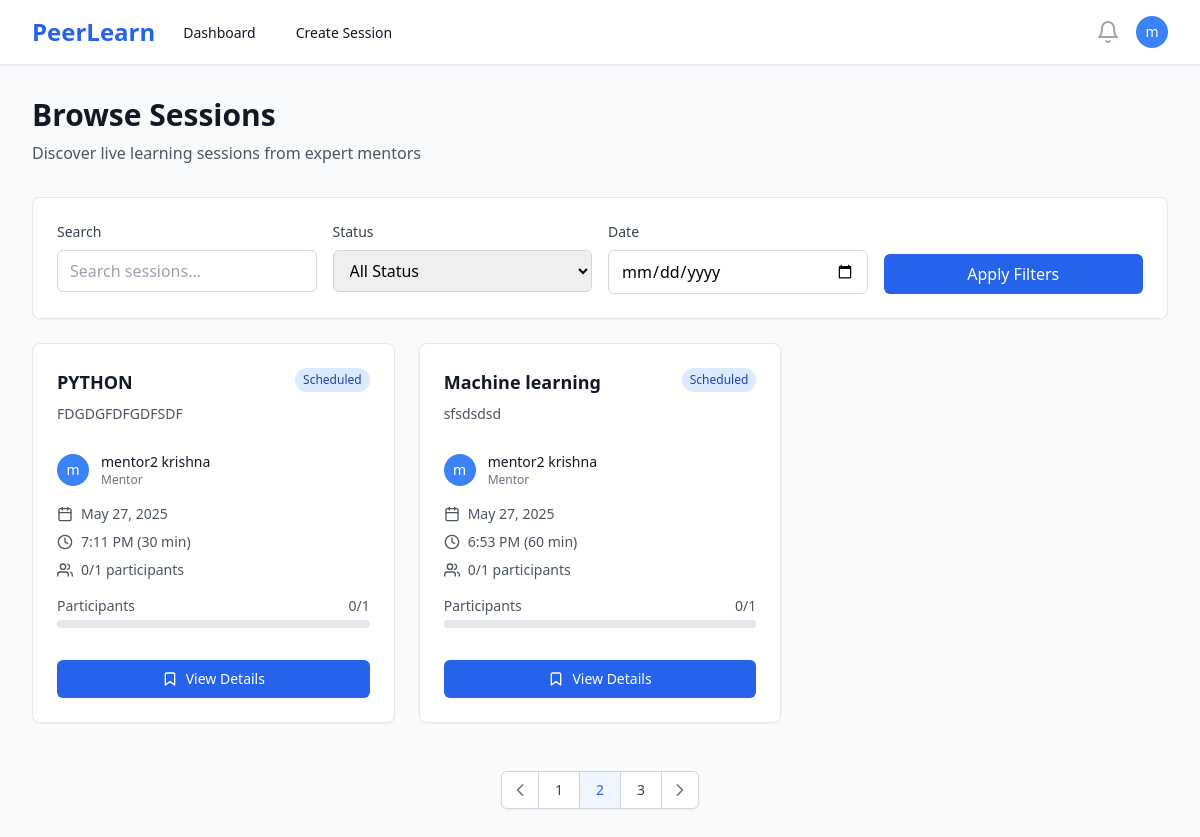
Page /sessions/ (signed in) on the earlier database version.
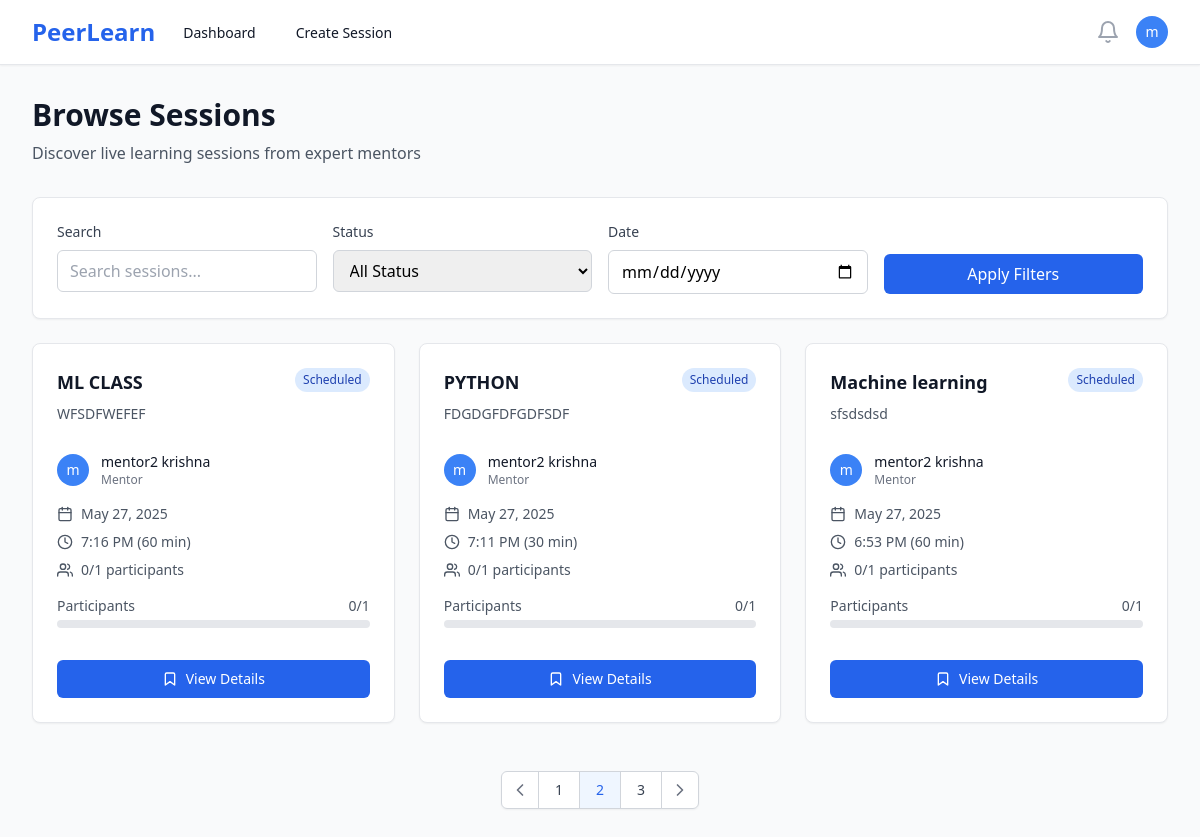
Same page on the later database version.
### users/models.py (models this page shows, shortened)
class User(AbstractUser):
    ROLE_CHOICES = [
        ('mentor', 'Mentor'),
        ('learner', 'Learner'),
    ]
    id = models.UUIDField(primary_key=True, default=uuid.uuid4, editable=False)
    role = models.CharField(max_length=10, choices=ROLE_CHOICES, default='learner')
    bio = models.TextField(blank=True, null=True)
    skills = models.CharField(max_length=500, blank=True, help_text="Comma-separated skills for recommendation matching")
    interests = models.CharField(max_length=500, blank=True, help_text="Learning interests for AI recommendations")
    domain = models.CharField(max_length=100, blank=True, help_text="Learning domain/field")
    expertise = models.CharField(max_length=100, blank=True, help_text="Primary domain/area of expertise")
    career_goals = models.TextField(blank=True, help_text="Career aspirations for AI guidance")
    profile_image = models.ImageField(upload_to='profiles/', blank=True, null=True)
    created_at = models.DateTimeField(auto_now_add=True)
    location = models.CharField(max_length=100, blank=True)
    website = models.URLField(blank=True)
    social_links = models.JSONField(default=dict, blank=True)  # Store LinkedIn, Twitter, etc.
    is_verified = models.BooleanField(default=False)
    privacy_settings = models.JSONField(default=dict, blank=True)  # Profile visibility settings
    updated_at = models.DateTimeField(auto_now=True)
    @property
    def is_mentor(self):
        return self.role == 'mentor'

### sessions/models.py (models this page shows, shortened)
class Session(models.Model):
    STATUS_CHOICES = [
        ('draft', 'Draft'),
        ('scheduled', 'Scheduled'),
        ('live', 'Live'),
        ('completed', 'Completed'),
        ('cancelled', 'Cancelled'),
    ]
    CATEGORY_CHOICES = [
        ('programming', 'Programming & Development'),
        ('data-science', 'Data Science & Analytics'),
        ('web-development', 'Web Development'),
        ('mobile-development', 'Mobile Development'),
        ('ai-ml', 'AI & Machine Learning'),
        ('design', 'UI/UX Design'),
        ('business', 'Business & Marketing'),
        ('language', 'Language Learning'),
        ('music', 'Music & Arts'),
        ('fitness', 'Health & Fitness'),
        ('other', 'Other'),
    ]
    id = models.UUIDField(primary_key=True, default=uuid.uuid4, editable=False)
    mentor = models.ForeignKey(User, on_delete=models.CASCADE, related_name='mentor_sessions')
    title = models.CharField(max_length=200)
    description = models.TextField()
    thumbnail = models.ImageField(upload_to='session_thumbnails/', blank=True, null=True, help_text="Session cover image")
    category = models.CharField(max_length=50, choices=CATEGORY_CHOICES, blank=True, help_text="Session category for recommendations")
    skills = models.TextField(blank=True, help_text="Comma-separated skills for ML matching")
    price = models.DecimalField(max_digits=8, decimal_places=2, null=True, blank=True, help_text="Price in INR, null for free sessions")
    schedule = models.DateTimeField()
    duration = models.IntegerField(help_text="Duration in minutes")
    max_participants = models.IntegerField(default=10)
    status = models.CharField(max_length=20, choices=STATUS_CHOICES, default='draft')
    created_at = models.DateTimeField(auto_now_add=True)
    updated_at = models.DateTimeField(auto_now=True)
    class Meta:
        ordering = ['-schedule']
    @property
    def current_participants(self):
        return self.bookings.filter(status='confirmed').count()
    @property
    def is_full(self):
        return self.current_participants >= self.max_participants

### sessions/views.py (the view)
# urls.py: path('', views.session_list, name='session_list'),
@login_required
def session_list(request):
    sessions = Session.objects.filter(
        status='scheduled',
        schedule__gt=timezone.now()
    ).select_related('mentor')
    return render(request, 'sessions/list.html', {'sessions': sessions})

### templates/sessions/list.html (shortened to what this page needs)
{% extends 'base.html' %}
{% block content %}
<div class="max-w-7xl mx-auto px-4 sm:px-6 lg:px-8 py-8">
    <div class="mb-8">
        <h1 class="text-3xl font-bold text-gray-900">Browse Sessions</h1>
        <p class="mt-2 text-gray-600">Discover live learning sessions from expert mentors</p>
    </div>
    <div class="bg-white rounded-lg shadow-sm border border-gray-200 p-6 mb-6">
        <div class="grid grid-cols-1 md:grid-cols-4 gap-4">
            <div>
                <label class="block text-sm font-medium text-gray-700 mb-2">Search</label>
                <input type="text"
                       placeholder="Search sessions..."
                       class="w-full px-3 py-2 border border-gray-300 rounded-md focus:ring-blue-500 focus:border-blue-500">
            </div>
            <div>
                <label class="block text-sm font-medium text-gray-700 mb-2">Status</label>
                <select class="w-full px-3 py-2 border border-gray-300 rounded-md focus:ring-blue-500 focus:border-blue-500">
                    <option value="">All Status</option>
                </select>
            </div>
            <div>
                <label class="block text-sm font-medium text-gray-700 mb-2">Date</label>
                <input type="date"
                       class="w-full px-3 py-2 border border-gray-300 rounded-md focus:ring-blue-500 focus:border-blue-500">
            </div>
            <div class="flex items-end">
                <button class="w-full px-4 py-2 bg-blue-600 text-white rounded-md hover:bg-blue-700 focus:outline-none focus:ring-2 focus:ring-offset-2 focus:ring-blue-500">
                    Apply Filters
                </button>
            </div>
        </div>
    </div>
    {% if sessions %}
    <div class="grid grid-cols-1 md:grid-cols-2 lg:grid-cols-3 gap-6">
        {% for session in sessions %}
        <div class="bg-white rounded-lg shadow-sm border border-gray-200 hover:shadow-md transition-shadow">
            <div class="p-6">
                <div class="flex items-start justify-between mb-4">
                    <div class="flex-1">
                        <h3 class="text-lg font-semibold text-gray-900 mb-2">
                            <a href="{% url 'session_detail' session.id %}" class="hover:text-blue-600">
                                {{ session.title }}
                            </a>
                        </h3>
                        <p class="text-sm text-gray-600 mb-3">{{ session.description|truncatewords:15 }}</p>
                    </div>
                    <span class="px-2 py-1 text-xs font-medium rounded-full flex-shrink-0
                                {% if session.status == 'scheduled' %}bg-blue-100 text-blue-800
                                {% elif session.status == 'live' %}bg-green-100 text-green-800
                                {% elif session.status == 'completed' %}bg-gray-100 text-gray-800
                                {% elif session.status == 'cancelled' %}bg-red-100 text-red-800
                                {% else %}bg-yellow-100 text-yellow-800{% endif %}">
                        {{ session.status|title }}
                    </span>
                </div>
                <div class="flex items-center mb-4">
                    {% if session.mentor.profile_image %}
                        <img class="h-8 w-8 rounded-full" src="{{ session.mentor.profile_image.url }}" alt="">
                    {% else %}
                        <div class="h-8 w-8 rounded-full bg-blue-500 flex items-center justify-center">
                            <span class="text-white text-sm font-medium">{{ session.mentor.first_name|first|default:session.mentor.username|first }}</span>
                        </div>
                    {% endif %}
                    <div class="ml-3">
                        <p class="text-sm font-medium text-gray-900">{{ session.mentor.get_full_name|default:session.mentor.username }}</p>
                        <p class="text-xs text-gray-500">Mentor</p>
                    </div>
                </div>
                <div class="space-y-2 text-sm text-gray-600 mb-4">
                    <div class="flex items-center">
                        <i data-feather="calendar" class="h-4 w-4 mr-2"></i>
                        {{ session.schedule|date:"M j, Y" }}
                    </div>
                    <div class="flex items-center">
                        <i data-feather="clock" class="h-4 w-4 mr-2"></i>
                        {{ session.schedule|time:"g:i A" }} ({{ session.duration }} min)
                    </div>
                    <div class="flex items-center">
                        <i data-feather="users" class="h-4 w-4 mr-2"></i>
                        {{ session.current_participants }}/{{ session.max_participants }} participants
                    </div>
                </div>
                <div class="mb-4">
                    <div class="flex justify-between text-sm text-gray-600 mb-1">
                        <span>Participants</span>
                        <span>{{ session.current_participants }}/{{ session.max_participants }}</span>
                    </div>
                    <div class="w-full bg-gray-200 rounded-full h-2">
                    </div>
                </div>
                <div class="pt-4">
                    {% if user.is_authenticated %}
                        {% if session.status == 'live' %}
                            <a href="{% url 'session_detail' session.id %}"
                               class="w-full inline-flex items-center justify-center px-4 py-2 border border-transparent text-sm font-medium rounded-md text-white bg-green-600 hover:bg-green-700">
                                <i data-feather="video" class="h-4 w-4 mr-2"></i>
                                Join Live Session
                            </a>
                        {% elif session.status == 'scheduled' %}
                            {% if session.is_full %}
                                <button disabled
                                        class="w-full inline-flex items-center justify-center px-4 py-2 border border-gray-300 text-sm font-medium rounded-md text-gray-500 bg-gray-100 cursor-not-allowed">
                                    <i data-feather="users" class="h-4 w-4 mr-2"></i>
                                    Session Full
                                </button>
                            {% else %}
                                <a href="{% url 'session_detail' session.id %}"
                                   class="w-full inline-flex items-center justify-center px-4 py-2 border border-transparent text-sm font-medium rounded-md text-white bg-blue-600 hover:bg-blue-700">
                                    <i data-feather="bookmark" class="h-4 w-4 mr-2"></i>
                                    View Details
                                </a>
                            {% endif %}
                        {% else %}
                            <a href="{% url 'session_detail' session.id %}"
                               class="w-full inline-flex items-center justify-center px-4 py-2 border border-gray-300 text-sm font-medium rounded-md text-gray-700 bg-white hover:bg-gray-50">
                                <i data-feather="eye" class="h-4 w-4 mr-2"></i>
                                View Details
                            </a>
                        {% endif %}
                    {% else %}
                        <a href="{% url 'login' %}"
                           class="w-full inline-flex items-center justify-center px-4 py-2 border border-transparent text-sm font-medium rounded-md text-white bg-blue-600 hover:bg-blue-700">
                            Login to Book
                        </a>
                    {% endif %}
                </div>
            </div>
        </div>
        {% endfor %}
    </div>
    <div class="mt-12 flex justify-center">
        <nav class="relative z-0 inline-flex rounded-md shadow-sm -space-x-px" aria-label="Pagination">
            <a href="#" class="relative inline-flex items-center px-2 py-2 rounded-l-md border border-gray-300 bg-white text-sm font-medium text-gray-500 hover:bg-gray-50">
                <i data-feather="chevron-left" class="h-5 w-5"></i>
            </a>
            <a href="#" class="relative inline-flex items-center px-4 py-2 border border-gray-300 bg-white text-sm font-medium text-gray-700 hover:bg-gray-50">
                1
            </a>
            <a href="#" class="relative inline-flex items-center px-4 py-2 border border-gray-300 bg-blue-50 text-sm font-medium text-blue-600">
                2
            </a>
            <a href="#" class="relative inline-flex items-center px-4 py-2 border border-gray-300 bg-white text-sm font-medium text-gray-700 hover:bg-gray-50">
                3
            </a>
            <a href="#" class="relative inline-flex items-center px-2 py-2 rounded-r-md border border-gray-300 bg-white text-sm font-medium text-gray-500 hover:bg-gray-50">
                <i data-feather="chevron-right" class="h-5 w-5"></i>
            </a>
        </nav>
    </div>
    {% endif %}
</div>
{% endblock %}

### templates/base.html (shortened to what this page needs)
<!DOCTYPE html>
<html lang="en" class="h-full bg-gray-50">
<head>
    <script src="https://cdn.tailwindcss.com"></script>
</head>
<body class="h-full">
    {% if user.is_authenticated %}
    <nav class="bg-white shadow-sm border-b border-gray-200" x-data="{ mobileMenuOpen: false }">
        <div class="max-w-7xl mx-auto px-4 sm:px-6 lg:px-8">
            <div class="flex justify-between h-16">
                <div class="flex">
                    <div class="flex-shrink-0 flex items-center">
                        <a href="{% url 'landing' %}" class="text-2xl font-bold text-blue-600">PeerLearn</a>
                    </div>
                    <div class="hidden sm:ml-6 sm:flex sm:space-x-8">
                        {% if user.is_mentor %}
                            <a href="{% url 'mentor_dashboard' %}" class="border-transparent text-gray-900 hover:text-blue-600 inline-flex items-center px-1 pt-1 border-b-2 text-sm font-medium">
                                Dashboard
                            </a>
                            <a href="{% url 'create_session' %}" class="border-transparent text-gray-900 hover:text-blue-600 inline-flex items-center px-1 pt-1 border-b-2 text-sm font-medium">
                                Create Session
                            </a>
                        {% endif %}
                    </div>
                </div>
                <div class="hidden sm:ml-6 sm:flex sm:items-center">
                    <button type="button" class="bg-white p-1 rounded-full text-gray-400 hover:text-gray-500 focus:outline-none focus:ring-2 focus:ring-offset-2 focus:ring-blue-500">
                        <i data-feather="bell" class="h-6 w-6"></i>
                    </button>
                    <div class="ml-3 relative" x-data="{ open: false }">
                        <div>
                            <button @click="open = !open" type="button" class="bg-white rounded-full flex text-sm focus:outline-none focus:ring-2 focus:ring-offset-2 focus:ring-blue-500" id="user-menu-button">
                                <div class="h-8 w-8 rounded-full bg-blue-500 flex items-center justify-center">
                                    <span class="text-white text-sm font-medium">{{ user.first_name|first|default:user.username|first }}</span>
                                </div>
                            </button>
                        </div>
                    </div>
                </div>
            </div>
        </div>
    </nav>
    {% endif %}
    <main class="{% if user.is_authenticated %}pt-0{% else %}pt-0{% endif %}">
        {% block content %}{% endblock %}
    </main>
</body>
</html>

Differences in the rows shown:
added Session: title "ML CLASS", description "WFSDFWEFEF", status "Scheduled", mentor.first_name|first "m", mentor.get_full_name "mentor2 krishna", schedule "May 27, 2025", schedule "7:16 PM", duration "60", current_participants "0", max_participants "1", shows "View Details"
